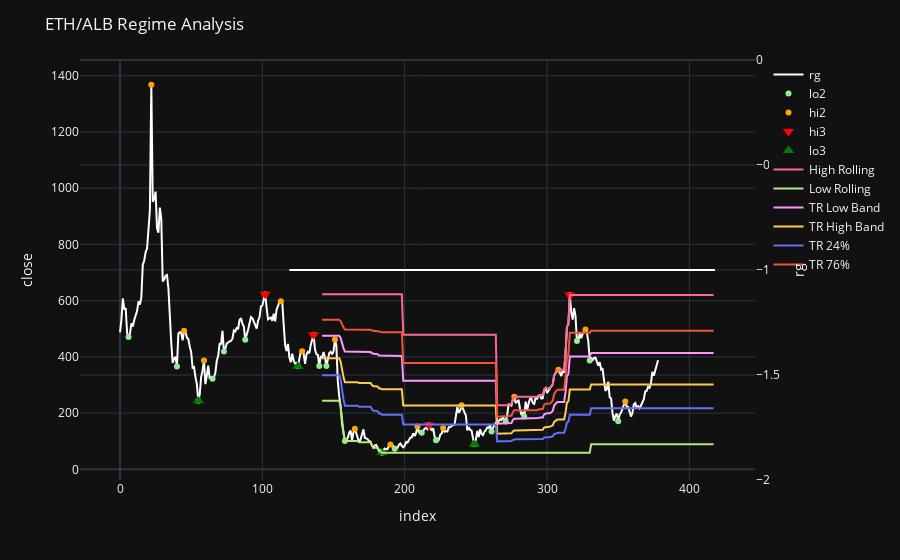

Notebook cell for this chart:
### Code cell
plot_regime(daily_df.ratio)

### Figure 1 — Plotly figure (JSON) as saved in the notebook; plotly's stock layout.template omitted (floating-point values rounded to 4 significant figures; data arrays with more than 128 entries replaced by an {"elided": "..."} marker saying what was removed)
{"data": [{"hovertemplate": "index=%{x}<br>close=%{y}<extra></extra>", "legendgroup": "", "line": {"color": "white", "dash": "solid", "shape": "linear"}, "marker": {"symbol": "circle"}, "mode": "lines", "name": "", "orientation": "v", "showlegend": false, "type": "scatter", "x": {"elided": "419 int values"}, "xaxis": "x", "y": {"elided": "419 float values"}, "yaxis": "y"}, {"line": {"color": "white"}, "name": "rg", "type": "scatter", "x": {"elided": "419 int values"}, "y": {"elided": "419 int values"}, "yaxis": "y2"}, {"marker": {"color": "lightgreen"}, "mode": "markers", "name": "lo2", "type": "scatter", "x": {"elided": "419 int values"}, "y": {"elided": "419 float values"}}, {"marker": {"color": "orange"}, "mode": "markers", "name": "hi2", "type": "scatter", "x": {"elided": "419 int values"}, "y": {"elided": "419 float values"}}, {"marker": {"color": "red", "size": 10, "symbol": "triangle-down"}, "mode": "markers", "name": "hi3", "type": "scatter", "x": {"elided": "419 int values"}, "y": {"elided": "419 float values"}}, {"marker": {"color": "green", "size": 10, "symbol": "triangle-up"}, "mode": "markers", "name": "lo3", "type": "scatter", "x": {"elided": "419 int values"}, "y": {"elided": "419 float values"}}, {"name": "High Rolling", "type": "scatter", "x": {"elided": "419 int values"}, "y": {"elided": "419 float values"}}, {"name": "Low Rolling", "type": "scatter", "x": {"elided": "419 int values"}, "y": {"elided": "419 float values"}}, {"name": "TR Low Band", "type": "scatter", "x": {"elided": "419 int values"}, "y": {"elided": "419 float values"}}, {"name": "TR High Band", "type": "scatter", "x": {"elided": "419 int values"}, "y": {"elided": "419 float values"}}, {"name": "TR 24%", "type": "scatter", "x": {"elided": "419 int values"}, "y": {"elided": "419 float values"}}, {"name": "TR 76%", "type": "scatter", "x": {"elided": "419 int values"}, "y": {"elided": "419 float values"}}], "layout": {"legend": {"tracegroupgap": 0}, "margin": {"t": 60}, "title": {"text": "ETH/ALB Regime Analysis"}, "xaxis": {"anchor": "y", "domain": [0, 1], "title": {"text": "index"}}, "yaxis": {"anchor": "x", "domain": [0, 1], "title": {"text": "close"}}, "yaxis2": {"overlaying": "y", "side": "right", "title": {"text": "rg"}}}}
